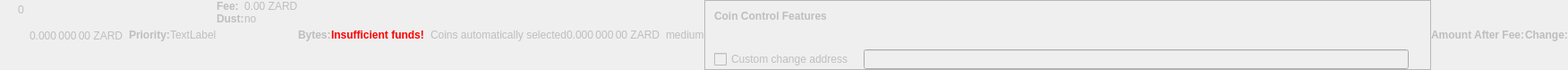
    <widget class="QWidget" name="dummyHideWidget" native="true">
     <property name="enabled">
      <bool>false</bool>
     </property>
     <property name="maximumSize">
      <size>
       <width>100</width>
       <height>16</height>
      </size>
     </property>
     <layout class="QHBoxLayout" name="dummyHideLayout">
      <property name="spacing">
       <number>0</number>
      </property>
      <property name="leftMargin">
       <number>0</number>
      </property>
      <property name="topMargin">
       <number>0</number>
      </property>
      <property name="rightMargin">
       <number>0</number>
      </property>
      <property name="bottomMargin">
       <number>0</number>
      </property>
      <item>
       <layout class="QFormLayout" name="formLayoutCoinControl1">
        <property name="horizontalSpacing">
         <number>10</number>
        </property>
        <property name="verticalSpacing">
         <number>14</number>
        </property>
        <property name="leftMargin">
         <number>10</number>
        </property>
        <property name="topMargin">
         <number>4</number>
        </property>
        <property name="rightMargin">
         <number>6</number>
        </property>
        <item row="0" column="1">
         <widget class="QLabel" name="labelCoinControlBytes">
          <property name="cursor">
           <cursorShape>IBeamCursor</cursorShape>
          </property>
          <property name="contextMenuPolicy">
           <enum>Qt::ActionsContextMenu</enum>
          </property>
          <property name="text">
           <string notr="true">0</string>
          </property>
          <property name="textInteractionFlags">
           <set>Qt::LinksAccessibleByMouse|Qt::TextSelectableByKeyboard|Qt::TextSelectableByMouse</set>
          </property>
         </widget>
        </item>
       </layout>
      </item>
      <item>
       <widget class="QLabel" name="labelCoinControlAfterFee">
        <property name="enabled">
         <bool>false</bool>
        </property>
        <property name="sizePolicy">
         <sizepolicy hsizetype="Fixed" vsizetype="Fixed">
          <horstretch>0</horstretch>
          <verstretch>0</verstretch>
         </sizepolicy>
        </property>
        <property name="minimumSize">
         <size>
          <width>111</width>
          <height>12</height>
         </size>
        </property>
        <property name="maximumSize">
         <size>
          <width>111</width>
          <height>12</height>
         </size>
        </property>
        <property name="cursor">
         <cursorShape>IBeamCursor</cursorShape>
        </property>
        <property name="contextMenuPolicy">
         <enum>Qt::ActionsContextMenu</enum>
        </property>
        <property name="text">
         <string notr="true">0.000 000 00 ZARD</string>
        </property>
        <property name="textInteractionFlags">
         <set>Qt::LinksAccessibleByMouse|Qt::TextSelectableByKeyboard|Qt::TextSelectableByMouse</set>
        </property>
       </widget>
      </item>
      <item>
       <widget class="QLabel" name="labelCoinControlPriorityText">
        <property name="enabled">
         <bool>false</bool>
        </property>
        <property name="font">
         <font>
          <weight>75</weight>
          <bold>true</bold>
         </font>
        </property>
        <property name="text">
         <string>Priority:</string>
        </property>
       </widget>
      </item>
      <item>
       <layout class="QHBoxLayout" name="horizontalLayout">
        <item>
         <widget class="QLabel" name="WarningLabel">
          <property name="text">
           <string>TextLabel</string>
          </property>
         </widget>
        </item>
       </layout>
      </item>
      <item>
       <layout class="QFormLayout" name="formLayoutCoinControl3">
        <property name="horizontalSpacing">
         <number>0</number>
        </property>
        <property name="verticalSpacing">
         <number>0</number>
        </property>
        <property name="leftMargin">
         <number>0</number>
        </property>
        <property name="topMargin">
         <number>0</number>
        </property>
        <property name="rightMargin">
         <number>0</number>
        </property>
        <item row="0" column="0">
         <widget class="QLabel" name="labelCoinControlFeeText">
          <property name="enabled">
           <bool>false</bool>
          </property>
          <property name="font">
           <font>
            <weight>75</weight>
            <bold>true</bold>
           </font>
          </property>
          <property name="text">
           <string>Fee:</string>
          </property>
          <property name="margin">
           <number>0</number>
          </property>
         </widget>
        </item>
        <item row="0" column="1">
         <widget class="QLabel" name="labelCoinControlFee">
          <property name="enabled">
           <bool>false</bool>
          </property>
          <property name="cursor">
           <cursorShape>IBeamCursor</cursorShape>
          </property>
          <property name="contextMenuPolicy">
           <enum>Qt::ActionsContextMenu</enum>
          </property>
          <property name="text">
           <string notr="true">0.00 ZARD</string>
          </property>
          <property name="textInteractionFlags">
           <set>Qt::LinksAccessibleByMouse|Qt::TextSelectableByKeyboard|Qt::TextSelectableByMouse</set>
          </property>
         </widget>
        </item>
        <item row="1" column="0">
         <widget class="QLabel" name="labelCoinControlLowOutputText">
          <property name="enabled">
           <bool>false</bool>
          </property>
          <property name="font">
           <font>
            <weight>75</weight>
            <bold>true</bold>
           </font>
          </property>
          <property name="text">
           <string>Dust:</string>
          </property>
         </widget>
        </item>
        <item row="1" column="1">
         <widget class="QLabel" name="labelCoinControlLowOutput">
          <property name="enabled">
           <bool>false</bool>
          </property>
          <property name="cursor">
           <cursorShape>IBeamCursor</cursorShape>
          </property>
          <property name="contextMenuPolicy">
           <enum>Qt::ActionsContextMenu</enum>
          </property>
          <property name="text">
           <string>no</string>
          </property>
          <property name="textInteractionFlags">
           <set>Qt::LinksAccessibleByMouse|Qt::TextSelectableByKeyboard|Qt::TextSelectableByMouse</set>
          </property>
         </widget>
        </item>
       </layout>
      </item>
      <item>
       <widget class="QLabel" name="labelCoinControlBytesText">
        <property name="enabled">
         <bool>false</bool>
        </property>
        <property name="font">
         <font>
          <weight>75</weight>
          <bold>true</bold>
         </font>
        </property>
        <property name="text">
         <string>Bytes:</string>
        </property>
       </widget>
      </item>
      <item>
       <layout class="QFormLayout" name="formLayoutCoinControl2">
        <property name="horizontalSpacing">
         <number>0</number>
        </property>
        <property name="verticalSpacing">
         <number>0</number>
        </property>
        <property name="leftMargin">
         <number>0</number>
        </property>
        <property name="topMargin">
         <number>0</number>
        </property>
        <property name="rightMargin">
         <number>0</number>
        </property>
       </layout>
      </item>
      <item>
       <layout class="QHBoxLayout" name="horizontalLayoutCoinControl2">
        <property name="spacing">
         <number>0</number>
        </property>
        <property name="bottomMargin">
         <number>0</number>
        </property>
       </layout>
      </item>
      <item>
       <widget class="QLabel" name="labelCoinControlInsuffFunds">
        <property name="enabled">
         <bool>false</bool>
        </property>
        <property name="minimumSize">
         <size>
          <width>0</width>
          <height>0</height>
         </size>
        </property>
        <property name="font">
         <font>
          <weight>75</weight>
          <bold>true</bold>
         </font>
        </property>
        <property name="styleSheet">
         <string notr="true">color:red;font-weight:bold;</string>
        </property>
        <property name="text">
         <string>Insufficient funds!</string>
        </property>
        <property name="margin">
         <number>5</number>
        </property>
       </widget>
      </item>
      <item>
       <layout class="QFormLayout" name="formLayoutCoinControl4">
        <property name="horizontalSpacing">
         <number>0</number>
        </property>
        <property name="verticalSpacing">
         <number>0</number>
        </property>
        <property name="leftMargin">
         <number>0</number>
        </property>
        <property name="topMargin">
         <number>0</number>
        </property>
        <property name="rightMargin">
         <number>0</number>
        </property>
       </layout>
      </item>
      <item>
       <widget class="QLabel" name="labelCoinControlChangeLabel">
        <property name="enabled">
         <bool>false</bool>
        </property>
        <property name="sizePolicy">
         <sizepolicy hsizetype="Preferred" vsizetype="Expanding">
          <horstretch>0</horstretch>
          <verstretch>0</verstretch>
         </sizepolicy>
        </property>
        <property name="minimumSize">
         <size>
          <width>0</width>
          <height>0</height>
         </size>
        </property>
        <property name="text">
         <string/>
        </property>
        <property name="margin">
         <number>3</number>
        </property>
       </widget>
      </item>
      <item>
       <widget class="QLabel" name="labelCoinControlAutomaticallySelected">
        <property name="enabled">
         <bool>false</bool>
        </property>
        <property name="sizePolicy">
         <sizepolicy hsizetype="Fixed" vsizetype="Fixed">
          <horstretch>0</horstretch>
          <verstretch>0</verstretch>
         </sizepolicy>
        </property>
        <property name="minimumSize">
         <size>
          <width>0</width>
          <height>0</height>
         </size>
        </property>
        <property name="maximumSize">
         <size>
          <width>240</width>
          <height>16777215</height>
         </size>
        </property>
        <property name="text">
         <string>Coins automatically selected</string>
        </property>
        <property name="margin">
         <number>5</number>
        </property>
       </widget>
      </item>
      <item>
       <widget class="QLabel" name="labelCoinControlChange">
        <property name="enabled">
         <bool>false</bool>
        </property>
        <property name="sizePolicy">
         <sizepolicy hsizetype="Fixed" vsizetype="Fixed">
          <horstretch>0</horstretch>
          <verstretch>0</verstretch>
         </sizepolicy>
        </property>
        <property name="minimumSize">
         <size>
          <width>111</width>
          <height>0</height>
         </size>
        </property>
        <property name="maximumSize">
         <size>
          <width>111</width>
          <height>16777215</height>
         </size>
        </property>
        <property name="cursor">
         <cursorShape>IBeamCursor</cursorShape>
        </property>
        <property name="contextMenuPolicy">
         <enum>Qt::ActionsContextMenu</enum>
        </property>
        <property name="text">
         <string notr="true">0.000 000 00 ZARD</string>
        </property>
        <property name="textInteractionFlags">
         <set>Qt::LinksAccessibleByMouse|Qt::TextSelectableByKeyboard|Qt::TextSelectableByMouse</set>
        </property>
       </widget>
      </item>
      <item>
       <widget class="QLabel" name="labelCoinControlPriority">
        <property name="enabled">
         <bool>false</bool>
        </property>
        <property name="cursor">
         <cursorShape>IBeamCursor</cursorShape>
        </property>
        <property name="contextMenuPolicy">
         <enum>Qt::ActionsContextMenu</enum>
        </property>
        <property name="text">
         <string>medium</string>
        </property>
        <property name="textInteractionFlags">
         <set>Qt::LinksAccessibleByMouse|Qt::TextSelectableByKeyboard|Qt::TextSelectableByMouse</set>
        </property>
       </widget>
      </item>
      <item>
       <widget class="QFrame" name="frameCoinControl">
        <property name="sizePolicy">
         <sizepolicy hsizetype="Expanding" vsizetype="Expanding">
          <horstretch>0</horstretch>
          <verstretch>0</verstretch>
         </sizepolicy>
        </property>
        <property name="maximumSize">
         <size>
          <width>16777215</width>
          <height>16777215</height>
         </size>
        </property>
        <property name="frameShape">
         <enum>QFrame::StyledPanel</enum>
        </property>
        <property name="frameShadow">
         <enum>QFrame::Sunken</enum>
        </property>
        <layout class="QVBoxLayout" name="verticalLayoutCoinControl2_2">
         <property name="spacing">
          <number>0</number>
         </property>
         <property name="leftMargin">
          <number>0</number>
         </property>
         <property name="topMargin">
          <number>0</number>
         </property>
         <property name="rightMargin">
          <number>0</number>
         </property>
         <property name="bottomMargin">
          <number>0</number>
         </property>
         <item>
          <layout class="QVBoxLayout" name="verticalLayoutCoinControl" stretch="0,0,0,1">
           <property name="spacing">
            <number>0</number>
           </property>
           <property name="leftMargin">
            <number>10</number>
           </property>
           <property name="topMargin">
            <number>10</number>
           </property>
           <item>
            <layout class="QHBoxLayout" name="horizontalLayoutCoinControl1">
             <property name="bottomMargin">
              <number>15</number>
             </property>
             <item>
              <widget class="QLabel" name="labelCoinControlFeatures">
               <property name="enabled">
                <bool>false</bool>
               </property>
               <property name="sizePolicy">
                <sizepolicy hsizetype="Preferred" vsizetype="Maximum">
                 <horstretch>0</horstretch>
                 <verstretch>0</verstretch>
                </sizepolicy>
               </property>
               <property name="font">
                <font>
                 <weight>75</weight>
                 <bold>true</bold>
                </font>
               </property>
               <property name="styleSheet">
                <string notr="true">font-weight:bold;</string>
               </property>
               <property name="text">
                <string>Coin Control Features</string>
               </property>
              </widget>
             </item>
            </layout>
           </item>
           <item>
            <widget class="QWidget" name="widgetCoinControl" native="true">
             <property name="sizePolicy">
              <sizepolicy hsizetype="Preferred" vsizetype="Preferred">
               <horstretch>0</horstretch>
               <verstretch>0</verstretch>
              </sizepolicy>
             </property>
             <property name="minimumSize">
              <size>
               <width>0</width>
               <height>0</height>
              </size>
             </property>
             <property name="styleSheet">
              <string notr="true"/>
             </property>
             <layout class="QHBoxLayout" name="horizontalLayoutCoinControl5_2">
              <property name="leftMargin">
               <number>0</number>
              </property>
              <property name="topMargin">
               <number>0</number>
              </property>
              <property name="rightMargin">
               <number>0</number>
              </property>
              <property name="bottomMargin">
               <number>0</number>
              </property>
              <item>
               <layout class="QHBoxLayout" name="horizontalLayoutCoinControl3">
                <property name="spacing">
                 <number>20</number>
                </property>
                <property name="topMargin">
                 <number>0</number>
                </property>
                <property name="bottomMargin">
                 <number>10</number>
                </property>
               </layout>
              </item>
             </layout>
            </widget>
           </item>
           <item>
            <layout class="QHBoxLayout" name="horizontalLayoutCoinControl4" stretch="0,0,0">
             <property name="spacing">
              <number>12</number>
             </property>
             <property name="sizeConstraint">
              <enum>QLayout::SetDefaultConstraint</enum>
             </property>
             <property name="topMargin">
              <number>5</number>
             </property>
             <property name="rightMargin">
              <number>5</number>
             </property>
             <item>
              <widget class="QCheckBox" name="checkBoxCoinControlChange">
               <property name="enabled">
                <bool>false</bool>
               </property>
               <property name="toolTip">
                <string>If this is activated, but the change address is empty or invalid, change will be sent to a newly generated address.</string>
               </property>
               <property name="text">
                <string>Custom change address</string>
               </property>
              </widget>
             </item>
             <item>
              <widget class="QValidatedLineEdit" name="lineEditCoinControlChange">
               <property name="enabled">
                <bool>false</bool>
               </property>
               <property name="sizePolicy">
                <sizepolicy hsizetype="Expanding" vsizetype="Fixed">
                 <horstretch>0</horstretch>
                 <verstretch>0</verstretch>
                </sizepolicy>
               </property>
              </widget>
             </item>
             <item>
              <widget class="QLabel" name="labelCoinControlChangeLabel_2">
               <property name="sizePolicy">
                <sizepolicy hsizetype="Preferred" vsizetype="Expanding">
                 <horstretch>0</horstretch>
                 <verstretch>0</verstretch>
                </sizepolicy>
               </property>
               <property name="minimumSize">
                <size>
                 <width>0</width>
                 <height>0</height>
                </size>
               </property>
               <property name="text">
                <string/>
               </property>
               <property name="margin">
                <number>3</number>
               </property>
              </widget>
             </item>
            </layout>
           </item>
           <item>
            <spacer name="verticalSpacerCoinControl">
             <property name="orientation">
              <enum>Qt::Vertical</enum>
             </property>
             <property name="sizeHint" stdset="0">
              <size>
               <width>800</width>
               <height>1</height>
              </size>
             </property>
            </spacer>
           </item>
          </layout>
         </item>
        </layout>
       </widget>
      </item>
      <item>
       <widget class="QLabel" name="labelCoinControlAfterFeeText">
        <property name="enabled">
         <bool>false</bool>
        </property>
        <property name="minimumSize">
         <size>
          <width>0</width>
          <height>0</height>
         </size>
        </property>
        <property name="maximumSize">
         <size>
          <width>16777215</width>
          <height>16777215</height>
         </size>
        </property>
        <property name="font">
         <font>
          <weight>75</weight>
          <bold>true</bold>
         </font>
        </property>
        <property name="text">
         <string>Amount After Fee:</string>
        </property>
        <property name="alignment">
         <set>Qt::AlignLeading|Qt::AlignLeft|Qt::AlignVCenter</set>
        </property>
        <property name="margin">
         <number>0</number>
        </property>
       </widget>
      </item>
      <item>
       <widget class="QLabel" name="labelCoinControlChangeText">
        <property name="enabled">
         <bool>false</bool>
        </property>
        <property name="sizePolicy">
         <sizepolicy hsizetype="Preferred" vsizetype="Preferred">
          <horstretch>0</horstretch>
          <verstretch>0</verstretch>
         </sizepolicy>
        </property>
        <property name="minimumSize">
         <size>
          <width>0</width>
          <height>0</height>
         </size>
        </property>
        <property name="maximumSize">
         <size>
          <width>16777215</width>
          <height>16777215</height>
         </size>
        </property>
        <property name="font">
         <font>
          <weight>75</weight>
          <bold>true</bold>
         </font>
        </property>
        <property name="text">
         <string>Change:</string>
        </property>
        <property name="alignment">
         <set>Qt::AlignLeading|Qt::AlignLeft|Qt::AlignVCenter</set>
        </property>
       </widget>
      </item>
     </layout>
    </widget>
